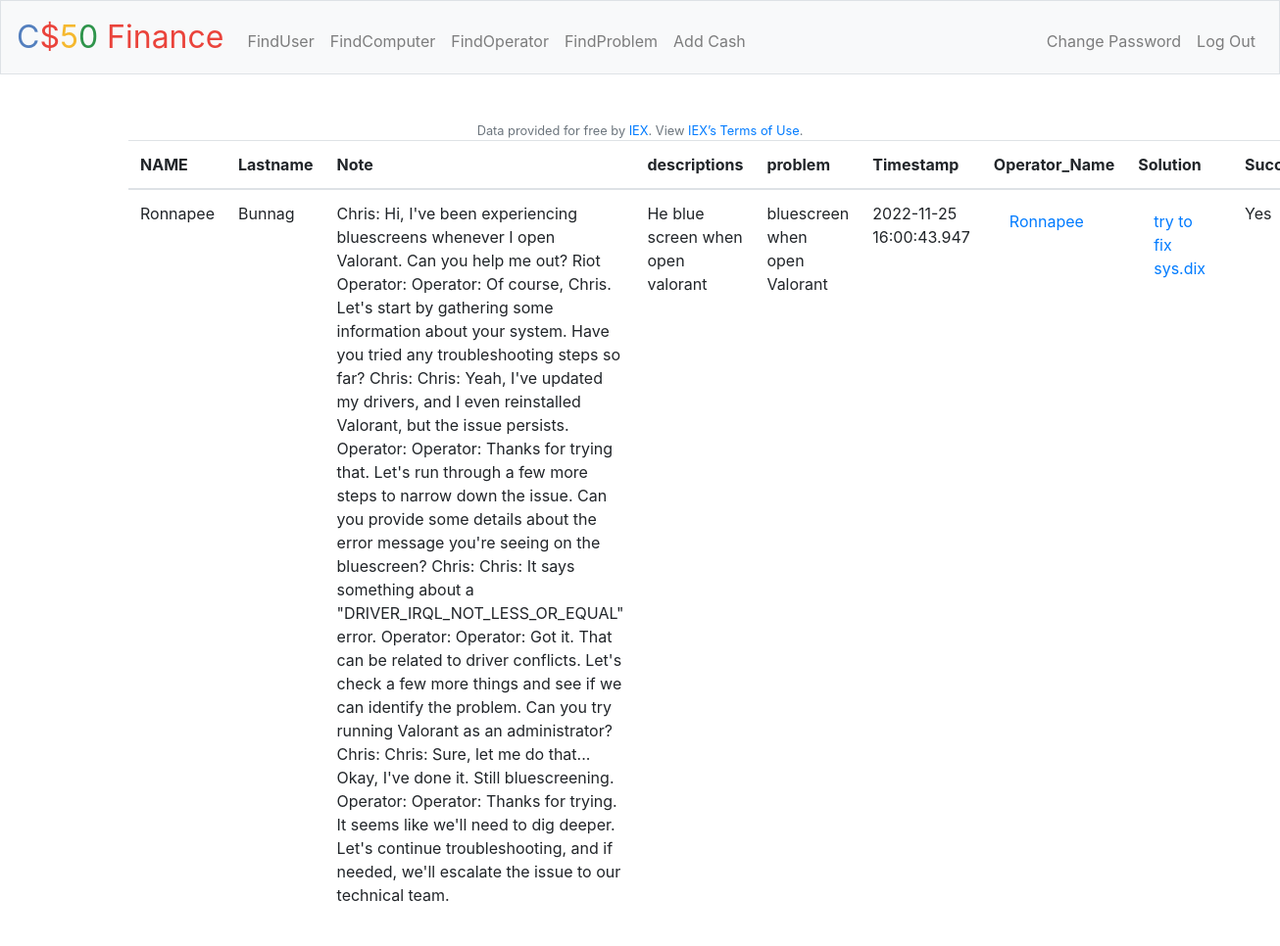
The app's page /Record/ with its own data.
### tables this page shows
CREATE TABLE `Record` (
    `id` INTEGER PRIMARY KEY AUTOINCREMENT,
    `user_id` INTEGER NOT NULL,
    `Note` TEXT,
    `descriptions` TEXT NOT NULL,
    `problem_id` INTEGER NOT NULL,
    `Timestamp` TIMESTAMP NOT NULL,
    `Operator_id` INTEGER NOT NULL,
    `solution_id` INTEGER,
    `Success` INTEGER NOT NULL CHECK (`Success` IN (0, 1)),
    FOREIGN KEY (`user_id`) REFERENCES `USER` (`id`),
    FOREIGN KEY (`problem_id`) REFERENCES `Problem` (`id`),
    FOREIGN KEY (`Operator_id`) REFERENCES `Operator` (`id`),
    FOREIGN KEY (`solution_id`) REFERENCES `Solution` (`id`)
);

CREATE TABLE `USER` (
    `id` INTEGER PRIMARY KEY AUTOINCREMENT,
    `Name` TEXT NOT NULL,
    `last_name` TEXT NOT NULL,
    `phone_number` INTEGER NOT NULL,
    `job_title` TEXT,
    `address` TEXT
);

CREATE TABLE `Operator` (
    `id` INTEGER PRIMARY KEY AUTOINCREMENT,
    `name` TEXT NOT NULL,
    `last_name` TEXT NOT NULL,
    `Problem_type_id` INTEGER,
    `specialist` INTEGER NOT NULL CHECK (`specialist` IN (0, 1)),
    FOREIGN KEY (`Problem_type_id`) REFERENCES `Problem_type` (`id`)
);

CREATE TABLE `Problem` (
    `id` INTEGER PRIMARY KEY AUTOINCREMENT,
    `problem` TEXT NOT NULL,
    `Error_code` INTEGER NOT NULL,
    `problem_type_id` INTEGER NOT NULL,
    FOREIGN KEY (`problem_type_id`) REFERENCES `Problem_type` (`id`)
);

CREATE TABLE `Solution` (
    `id` INTEGER PRIMARY KEY AUTOINCREMENT,
    `Problem_id` INTEGER NOT NULL,
    `solution` TEXT NOT NULL,
    `Timestamp` TIMESTAMP NOT NULL,
    `computer_id` INTEGER NOT NULL,
    FOREIGN KEY (`computer_id`) REFERENCES `Computer_info` (`id`),
    FOREIGN KEY (`Problem_id`) REFERENCES `Problem` (`id`)
);

### app.py (the view)
@app.route("/Record/")
def Record():
    user_Record= db.execute(
        "SELECT * FROM Record JOIN USER ON USER.id = Record.user_id JOIN Problem ON Problem.id = Record.problem_id JOIN Operator ON Operator.id = Record.Operator_id JOIN Solution ON Solution.id = Record.solution_id "
    )
    return render_template("Record.html", user_stock_info=user_Record)

### app.py (called while the page is built)
@app.after_request
def after_request(response):
    response.headers["Cache-Control"] = "no-cache, no-store, must-revalidate"
    response.headers["Expires"] = 0
    response.headers["Pragma"] = "no-cache"
    return response

### templates/Record.html (shortened to what this page needs)
{% extends "layout.html" %}
{% block main %}
    <table class="table">
        <thead>
            <tr>
                <th scope="col">NAME</th>
                <th scope="col">Lastname</th>
                <th scope="col">Note</th>
                <th scope="col">descriptions</th>
                <th scope="col">problem</th>
                <th scope="col">Timestamp</th>
                <th scope="col">Operator_Name</th>
                <th scope="col">Solution</th>
                <th scope="col">Success</th>
            </tr>
        </thead>
        <tbody>
            {% for record in user_stock_info if record["symbol"] != "N/A" %}
                <tr>
                    <td> {{ record["Name"] }}</td>
                    <td> {{ record["last_name"] }}</td>
                    <td> {{ record["Note"] }}</td>
                    <td> {{ record["descriptions"] }}</td>
                    <td> {{ record["problem"] }}</td>
                    <td> {{ record["Timestamp"] }}</td>
                    <td> <a class="nav-link" href="/Operator/{{ record["name"] }}">{{ record["name"] }}</a></td>
                    <td><a class="nav-link" href="/Solution/{{ record["solution_id"] }}">{{ record["solution"] }}</a> </td>
                    {% if record["solution"] == 0  %}
                        <td> No</td>
                    {% else %}
                        <td> Yes</td>
                    {% endif %}
            {% endfor %}
{% endblock %}

### records on screen
Record: Name "Ronnapee", last_name "Bunnag", Note "Chris: Hi, I've been experiencing bluescreens whenever I open Valorant. Can you help me out? Riot Operator: Operator: Of course, Chris. Let's start by gathering some information about your system. Have you tried any troubleshooting steps so far? Chris: Chris: Yeah, I've updated my drivers, and I even reinstalled Valorant, but the issue persists. Operator: Operator: Thanks for trying that. Let's run through a few more steps to narrow down the issue. Can you provide some details about the error message you're seeing on the bluescreen? Chris: Chris: It says something about a \"DRIVER_IRQL_NOT_LESS_OR_EQUAL\" error. Operator: Operator: Got it. That can be related to driver conflicts. Let's check…", descriptions "He blue screen when open valorant", problem "bluescreen when open Valorant", Timestamp "2022-11-25 16:00:43.947", name "Ronnapee", solution "try to fix sys.dix"
